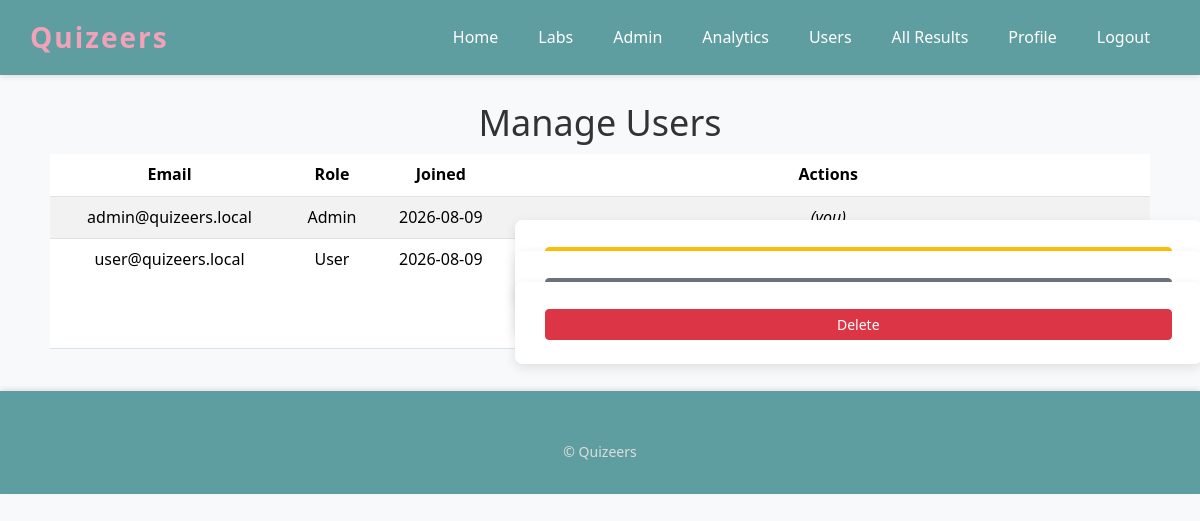
Before: /admin/users (signed in) with the older database file.
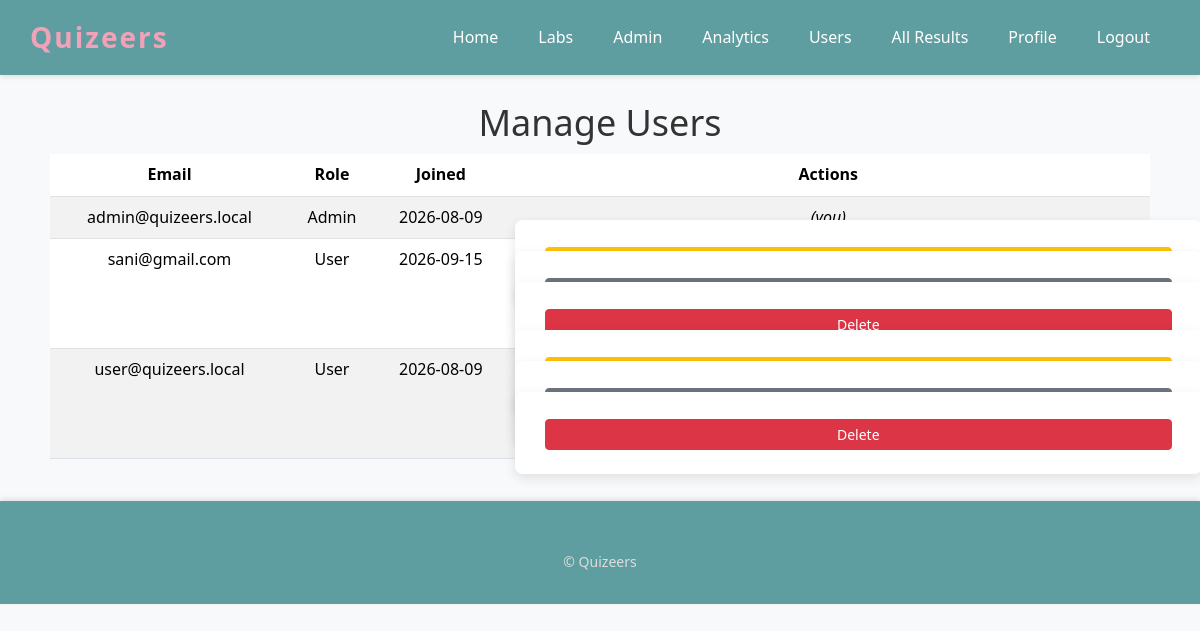
After: the same page with the newer database file.
### app.py (models this page shows, shortened)
class User(UserMixin, db.Model):
    id = db.Column(db.Integer, primary_key=True)
    email = db.Column(db.String(255), unique=True, nullable=False)
    password_hash = db.Column(db.String(255), nullable=False)
    is_admin = db.Column(db.Boolean, default=False)
    created_at = db.Column(db.DateTime, default=lambda: datetime.now(timezone.utc))

### app.py (the view)
@app.route("/admin/users")
@admin_required
def admin_users():
    users = User.query.order_by(User.email).all()
    return render_template("admin_users.html", users=users)

### app.py (called while the page is built)
@login_manager.user_loader
def load_user(user_id):
    return db.session.get(User, int(user_id))

def admin_required(view):
    @wraps(view)
    def wrapped(*args, **kwargs):
        if not current_user.is_authenticated or not current_user.is_admin:
            flash("Admin access required.", "error")
            return redirect(url_for("home"))
        return view(*args, **kwargs)
    return wrapped

### templates/admin_users.html (shortened to what this page needs)
{% extends "base.html" %}
{% block content %}
    <h2>Manage Users</h2>
    <table class="table table-striped">
        <thead>
            <tr>
                <th>Email</th>
                <th>Role</th>
                <th>Joined</th>
                <th>Actions</th>
            </tr>
        </thead>
        <tbody>
            {% for user in users %}
                <tr>
                    <td>{{ user.email }}</td>
                    <td>{{ 'Admin' if user.is_admin else 'User' }}</td>
                    <td>{{ user.created_at.strftime('%Y-%m-%d') if user.created_at else '—' }}</td>
                    <td>
                        {% if user.id != current_user.id %}
                            <form method="POST" action="{{ url_for('admin.admin_toggle_admin', user_id=user.id) }}" style="display:inline;">
                                <button type="submit" class="btn btn-warning btn-sm">
                                </button>
                            </form>
                            <form method="POST" action="{{ url_for('admin.admin_reset_password', user_id=user.id) }}" style="display:inline;" onsubmit="return confirm('Reset this user\'s password?')">
                                <button type="submit" class="btn btn-secondary btn-sm">Reset Password</button>
                            </form>
                            <form method="POST" action="{{ url_for('admin.admin_delete_user', user_id=user.id) }}" style="display:inline;" onsubmit="return confirm('Delete this user and their results?')">
                                <button type="submit" class="btn btn-danger btn-sm">Delete</button>
                            </form>
                        {% else %}
                            <em>(you)</em>
                        {% endif %}
                    </td>
                </tr>
            {% endfor %}
        </tbody>
    </table>
{% endblock %}

Changed rows visible on the page:
added User: email "sani@gmail.com", is_admin "User", created_at "2026-09-15"
